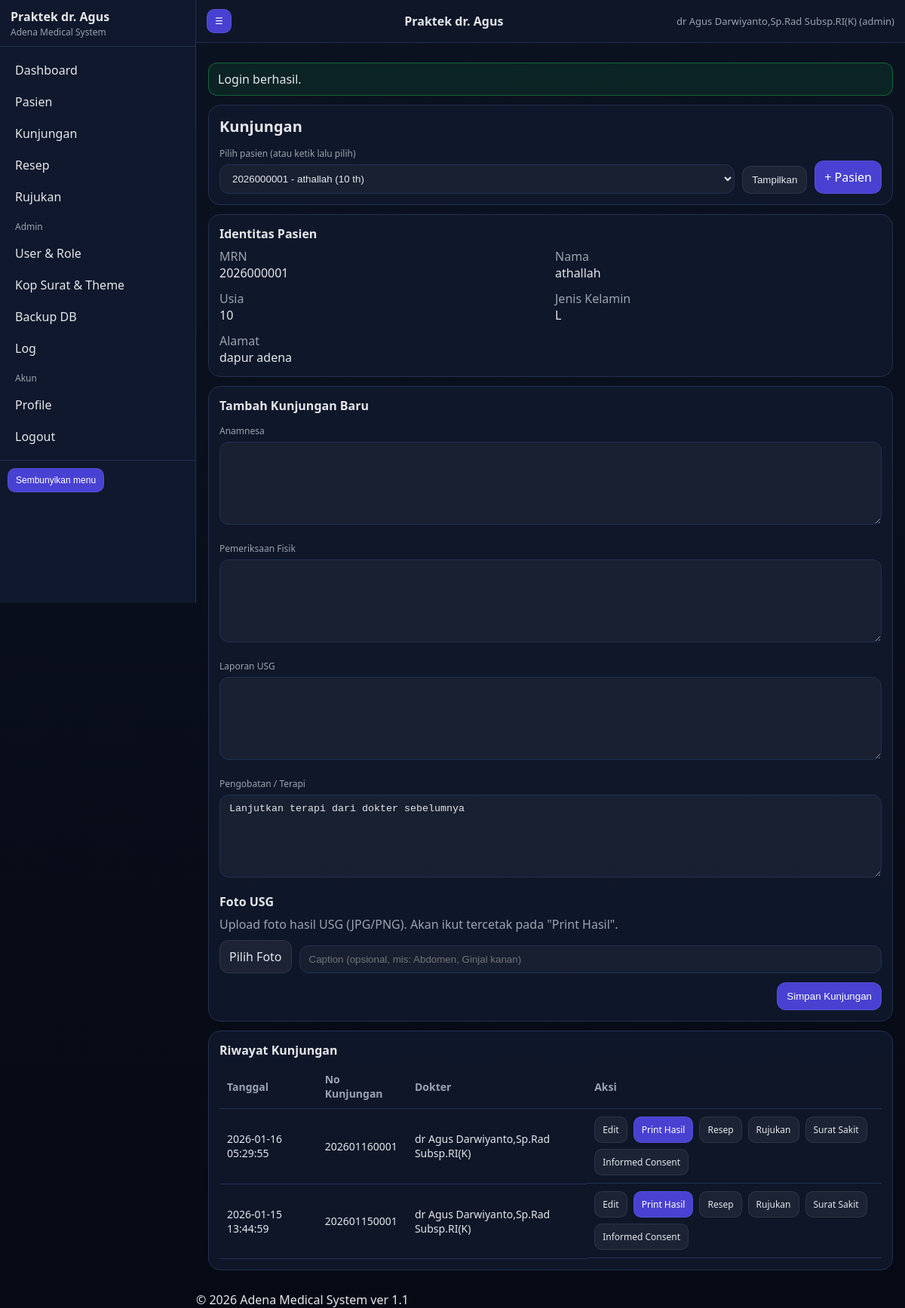
Screenshot of /visits.php?patient_id=2 (signed in) with the database file from the repository.
### tables this page shows
CREATE TABLE `patients` (
  `id` bigint(20) NOT NULL,
  `mrn` varchar(30) NOT NULL,
  `full_name` varchar(150) NOT NULL,
  `dob` date DEFAULT NULL,
  `gender` enum('L','P') NOT NULL,
  `address` varchar(255) DEFAULT NULL,
  `created_at` datetime NOT NULL
);

CREATE TABLE `visits` (
  `id` bigint(20) NOT NULL,
  `patient_id` bigint(20) NOT NULL,
  `visit_no` varchar(30) NOT NULL,
  `visit_date` datetime NOT NULL,
  `anamnesis` mediumtext DEFAULT NULL,
  `physical_exam` mediumtext DEFAULT NULL,
  `usg_report` mediumtext DEFAULT NULL,
  `therapy` mediumtext DEFAULT NULL,
  `doctor_id` int(11) DEFAULT NULL,
  `signature_path` varchar(255) DEFAULT NULL,
  `created_at` datetime NOT NULL,
  `updated_at` datetime DEFAULT NULL
);

CREATE TABLE `users` (
  `id` int(11) NOT NULL,
  `username` varchar(50) NOT NULL,
  `password_hash` varchar(255) NOT NULL,
  `role` enum('admin','dokter','perawat','sekretariat') NOT NULL DEFAULT 'dokter',
  `full_name` varchar(120) DEFAULT NULL,
  `sip` varchar(80) DEFAULT NULL,
  `phone` varchar(50) DEFAULT NULL,
  `email` varchar(120) DEFAULT NULL,
  `signature_path` varchar(255) DEFAULT NULL,
  `is_active` tinyint(1) NOT NULL DEFAULT 1,
  `created_at` datetime NOT NULL,
  `updated_at` datetime DEFAULT NULL
);

### app/db.php (called while the page is built, shortened)
<?php
require_once __DIR__ . '/helpers.php';
function db(): PDO {
  static $pdo = null;
  if ($pdo) return $pdo;
  $cfg = config()['db'];
  $dsn = sprintf('mysql:host=%s;port=%d;dbname=%s;charset=%s',
    $cfg['host'], (int)$cfg['port'], $cfg['name'], $cfg['charset'] ?? 'utf8mb4'
  );
  $opt = [
    PDO::ATTR_ERRMODE => PDO::ERRMODE_EXCEPTION,
    PDO::ATTR_DEFAULT_FETCH_MODE => PDO::FETCH_ASSOC,
    PDO::ATTR_EMULATE_PREPARES => false,
  ];
  try {
    $pdo = new PDO($dsn, $cfg['user'], $cfg['pass'], $opt);
  } catch (Throwable $e) {
    log_app('error', 'DB connection failed', ['err' => $e->getMessage()]);
    throw $e;
  }
  return $pdo;
}

### app/helpers.php (called while the page is built, shortened)
<?php
function e(string $s): string { return htmlspecialchars($s, ENT_QUOTES, 'UTF-8'); }
function config(): array {
  static $cfg = null;
  if ($cfg === null) {
    $file = __DIR__ . '/config.php';
    if (!file_exists($file)) {
      $cfg = require __DIR__ . '/config.sample.php';
    } else {
      $cfg = require $file;
    }
  }
  return $cfg;
}
function base_path(): string {
  $bp = config()['base_path'] ?? '';
  return rtrim($bp, '/');
}
function url(string $path = ''): string {
  $bp = base_path();
  $path = '/' . ltrim($path, '/');
  return $bp . $path;
}
function ensure_dirs(): void {
  $cfg = config();
}
function age_from_dob(?string $dob): ?int {
  try {
    $d = new DateTime($dob);
    $n = new DateTime();
    return (int)$n->diff($d)->y;
  } catch (Throwable $e) { return null; }
}

### app/config.php (called while the page is built)
<?php
return array (
  'installed' => true,
  'base_path' => '/AMS',
  'db' =>
  array (
    'host' => '127.0.0.1',
    'port' => 3306,
    'name' => 'ams11',
    'user' => 'root',
    'pass' => '',
    'charset' => 'utf8mb4',
  ),
  'security' =>
  array (
    'session_name' => 'AMSSESSID',
    'csrf_key' => '922e70ba681779f204f2c06607a7a469',
  ),
  'uploads' =>
  array (
    'logo_dir' => 'C:\\xampp\\htdocs\\AMS\\install/../storage/uploads/logo',
    'signature_dir' => 'C:\\xampp\\htdocs\\AMS\\install/../storage/uploads/signature',
  ),
  'paths' =>
  array (
    'logs' => 'C:\\xampp\\htdocs\\AMS\\install/../storage/logs',
    'backups' => 'C:\\xampp\\htdocs\\AMS\\install/../storage/backups',
  ),
  'gdrive' =>
  array (
    'enabled' => false,
    'service_account_json' => 'C:\\xampp\\htdocs\\AMS\\install/../storage/credentials/gdrive_service_account.json',
    'folder_id' => '',
  ),
);

### app/auth.php (called while the page is built, shortened)
<?php
require_once __DIR__ . '/helpers.php';
require_once __DIR__ . '/db.php';
function session_boot(): void {
  $cfg = config();
}

### visits.php (the view, shortened to what this page needs)
<?php
require_once __DIR__ . '/app/auth.php';
require_once __DIR__ . '/app/db.php';
$patientId = (int)($_GET['patient_id'] ?? 0);
$patients = db()->query("SELECT id, mrn, full_name, dob, gender FROM patients ORDER BY created_at DESC LIMIT 300")->fetchAll();
  ?>
<?php
$patient = null;
if ($patientId > 0) {
  $st = db()->prepare("SELECT * FROM patients WHERE id = ?");
  $st->execute([$patientId]);
  $patient = $st->fetch();
}
$visits = [];
if ($patientId > 0) {
  $st = db()->prepare("SELECT v.*, u.full_name AS doctor_name
                       FROM visits v
                       LEFT JOIN users u ON u.id=v.doctor_id
                       WHERE v.patient_id = ?
                       ORDER BY v.visit_date DESC
                       LIMIT 50");
  $st->execute([$patientId]);
  $visits = $st->fetchAll();
}
require __DIR__ . '/app/views/partials/header.php';
?>
<div class="card">
  <div class="h1">Kunjungan</div>
  <form method="get" style="display:flex;gap:10px;flex-wrap:wrap;align-items:end">
    <div style="min-width:320px;flex:1">
      <div class="label">Pilih pasien (atau ketik lalu pilih)</div>
      <select class="input" name="patient_id" required>
        <?php foreach ($patients as $p): ?>
          <option value="<?= (int)$p['id'] ?>" <?= $patientId==(int)$p['id']?'selected':'' ?>>
            <?= e($p['mrn'].' - '.$p['full_name'].' ('.($p['dob']?age_from_dob($p['dob']).' th':'-').')') ?>
          </option>
        <?php endforeach; ?>
      </select>
    </div>
    <button class="btn secondary" type="submit">Tampilkan</button>
    <a class="btn" href="<?= e(url('/patients.php')) ?>">+ Pasien</a>
  </form>
</div>
<?php if ($patient): ?>
  <div class="card">
    <div class="h1" style="font-size:16px">Identitas Pasien</div>
    <div class="grid">
      <div class="col-6"><div class="muted">MRN</div><div><?= e($patient['mrn']) ?></div></div>
      <div class="col-6"><div class="muted">Nama</div><div><?= e($patient['full_name']) ?></div></div>
      <div class="col-6"><div class="muted">Usia</div><div><?= e((string)(age_from_dob($patient['dob']) ?? '-')) ?></div></div>
      <div class="col-6"><div class="muted">Jenis Kelamin</div><div><?= e($patient['gender']) ?></div></div>
      <div class="col-12"><div class="muted">Alamat</div><div><?= e($patient['address'] ?? '') ?></div></div>
    </div>
  </div>
  <div class="card">
    <div class="h1" style="font-size:16px">Tambah Kunjungan Baru</div>
    <form method="post" class="grid" autocomplete="off" enctype="multipart/form-data">
      <div class="col-12">
        <div class="label">Anamnesa</div>
        <textarea class="input" name="anamnesis"></textarea>
      </div>
      <div class="col-12">
        <div class="label">Pemeriksaan Fisik</div>
        <textarea class="input" name="physical_exam"></textarea>
      </div>
      <div class="col-12">
        <div class="label">Laporan USG</div>
        <textarea class="input" name="usg_report"></textarea>
      </div>
      <div class="col-12">
        <div class="label">Pengobatan / Terapi</div>
        <textarea class="input" name="therapy">Lanjutkan terapi dari dokter sebelumnya</textarea>
      </div>
      <div class="col-12">
        <div class="h1" style="font-size:16px;margin-top:4px">Foto USG</div>
        <div class="muted">Upload foto hasil USG (JPG/PNG). Akan ikut tercetak pada "Print Hasil".</div>
        <div class="usg-upload-row" style="margin-top:10px">
          <label class="btn secondary" for="usg_images_create">Pilih Foto</label>
          <input class="input" name="usg_caption[]" placeholder="Caption (opsional, mis: Abdomen, Ginjal kanan)" style="min-width:320px;flex:1">
        </div>
      </div>
      <div class="col-12" style="display:flex;justify-content:flex-end;gap:10px">
        <button class="btn" type="submit">Simpan Kunjungan</button>
      </div>
    </form>
  </div>
  <div class="card">
    <div class="h1" style="font-size:16px">Riwayat Kunjungan</div>
    <table class="table">
      <thead>
        <tr><th>Tanggal</th><th>No Kunjungan</th><th>Dokter</th><th>Aksi</th></tr>
      </thead>
      <tbody>
        <?php foreach ($visits as $v): ?>
          <tr>
            <td><?= e($v['visit_date']) ?></td>
            <td><?= e($v['visit_no']) ?></td>
            <td><?= e($v['doctor_name'] ?? '-') ?></td>
            <td style="display:flex;gap:8px;flex-wrap:wrap">
              <a class="btn small secondary" href="<?= e(url('/visit_edit.php?id='.(int)$v['id'])) ?>">Edit</a>
              <a class="btn small" href="<?= e(url('/print_visit.php?id='.(int)$v['id'])) ?>" target="_blank">Print Hasil</a>
              <a class="btn small secondary" href="<?= e(url('/prescriptions.php?visit_id='.(int)$v['id'])) ?>">Resep</a>
              <a class="btn small secondary" href="<?= e(url('/referrals.php?visit_id='.(int)$v['id'])) ?>">Rujukan</a>
              <a class="btn small secondary" href="<?= e(url('/sick_letters.php?visit_id='.(int)$v['id'])) ?>">Surat Sakit</a>
              <a class="btn small secondary" href="<?= e(url('/consents.php?visit_id='.(int)$v['id'])) ?>">Informed Consent</a>
            </td>
          </tr>
        <?php endforeach; ?>
      </tbody>
    </table>
  </div>
<?php endif; ?>
<?php require __DIR__ . '/app/views/partials/footer.php'; ?>

### public/assets/css/theme.css (style rules this page uses)
:root { --bg:#0b1220; --panel:#111a2e; --panel2:#0f172a; --text:#e5e7eb; --muted:#9ca3af; --line:#223053; --accent:#4f46e5; --danger:#ef4444; --ok:#22c55e; }
* { box-sizing:border-box }
body { margin:0;font-family:system-ui,-apple-system,Segoe UI,Roboto,Arial,sans-serif;background:linear-gradient(180deg,var(--bg),#060a14);color:var(--text) }
a { color:inherit;text-decoration:none }
.card { background:rgba(17,26,46,.8);border:1px solid var(--line);border-radius:16px;padding:14px;margin:12px 0 }
.h1 { font-size:20px;font-weight:800;margin:0 0 8px }
.muted { color:var(--muted) }
.grid { display:grid;grid-template-columns:repeat(12,1fr);gap:12px }
.col-6 { grid-column:span 6 }
.col-12 { grid-column:span 12 }
.input, select, textarea { width:100%;padding:10px 12px;border-radius:12px;border:1px solid var(--line); background:rgba(255,255,255,.04);color:var(--text);outline:none }
textarea { min-height:110px;resize:vertical }
.label { font-size:12px;color:var(--muted);margin:6px 0 6px }
.btn { display:inline-flex;align-items:center;justify-content:center;gap:8px; padding:10px 12px;border-radius:12px;border:1px solid rgba(255,255,255,.08); background:rgba(79,70,229,.9);color:#fff;cursor:pointer }
.btn.secondary { background:rgba(255,255,255,.06);color:var(--text) }
.btn.small { padding:8px 10px;border-radius:10px;font-size:12px }
.table { width:100%;border-collapse:collapse }
.table th,.table td { border-bottom:1px solid var(--line);padding:10px;text-align:left;font-size:14px }
.table th { color:var(--muted);font-weight:600 }
select option { color: #000 !important; background: #fff !important; }

### visits.php (style rules this page uses)
.usg-upload-row { display:flex;gap:10px;flex-wrap:wrap;align-items:end }

### rows the page displays
patients: mrn "2026000001", full_name "athallah", dob "10", gender "L", address "dapur adena"
visits: visit_date "2026-01-16 05:29:55", visit_no "202601160001", users.full_name "dr Agus Darwiyanto,Sp.Rad Subsp.RI(K)"
visits: visit_date "2026-01-15 13:44:59", visit_no "202601150001", users.full_name "dr Agus Darwiyanto,Sp.Rad Subsp.RI(K)"

### other values shown
$brand_title "Praktek dr. Agus"
$badge "Adena Medical System"
$u['full_name'] "dr Agus Darwiyanto,Sp.Rad Subsp.RI(K)"
$u['role'] "admin"
$msg "Login berhasil."
$footer_text "© 2026 Adena Medical System ver 1.1"
form field patient_id "2026000001 - athallah (10 th)"
